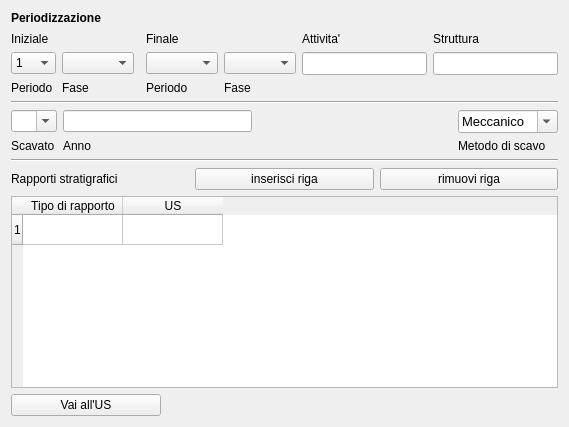
       <widget class="QWidget" name="tab_2">
        <attribute name="title">
         <string>Periodizzazione - Rapporti Stratigrafici</string>
        </attribute>
        <layout class="QGridLayout" name="gridLayout_17">
         <item row="0" column="0">
          <layout class="QVBoxLayout" name="verticalLayout_14">
           <item>
            <layout class="QVBoxLayout" name="verticalLayout_11">
             <item>
              <layout class="QVBoxLayout" name="verticalLayout_10">
               <item>
                <layout class="QVBoxLayout" name="verticalLayout_9">
                 <item>
                  <layout class="QVBoxLayout" name="verticalLayout_8">
                   <item>
                    <layout class="QGridLayout" name="gridLayout_15">
                     <item row="0" column="0" colspan="4">
                      <widget class="QLabel" name="label_12">
                       <property name="font">
                        <font>
                         <weight>75</weight>
                         <bold>true</bold>
                        </font>
                       </property>
                       <property name="text">
                        <string>Periodizzazione </string>
                       </property>
                      </widget>
                     </item>
                     <item row="1" column="0">
                      <widget class="QLabel" name="label_37">
                       <property name="minimumSize">
                        <size>
                         <width>0</width>
                         <height>15</height>
                        </size>
                       </property>
                       <property name="text">
                        <string>Iniziale </string>
                       </property>
                      </widget>
                     </item>
                     <item row="1" column="3">
                      <widget class="QLabel" name="label_14">
                       <property name="minimumSize">
                        <size>
                         <width>0</width>
                         <height>15</height>
                        </size>
                       </property>
                       <property name="text">
                        <string>Finale </string>
                       </property>
                      </widget>
                     </item>
                     <item row="1" column="5">
                      <widget class="QLabel" name="label_18">
                       <property name="minimumSize">
                        <size>
                         <width>0</width>
                         <height>15</height>
                        </size>
                       </property>
                       <property name="text">
                        <string>Attivita'</string>
                       </property>
                      </widget>
                     </item>
                     <item row="1" column="6">
                      <widget class="QLabel" name="label_22">
                       <property name="minimumSize">
                        <size>
                         <width>0</width>
                         <height>15</height>
                        </size>
                       </property>
                       <property name="text">
                        <string>Struttura</string>
                       </property>
                      </widget>
                     </item>
                     <item row="3" column="0">
                      <widget class="QComboBox" name="comboBox_per_iniz">
                       <item>
                        <property name="text">
                         <string>1</string>
                        </property>
                       </item>
                       <item>
                        <property name="text">
                         <string>2</string>
                        </property>
                       </item>
                      </widget>
                     </item>
                     <item row="3" column="5">
                      <widget class="QLineEdit" name="lineEdit_attivita">
                       <property name="minimumSize">
                        <size>
                         <width>0</width>
                         <height>22</height>
                        </size>
                       </property>
                       <property name="font">
                        <font>
                         <pointsize>10</pointsize>
                        </font>
                       </property>
                      </widget>
                     </item>
                     <item row="3" column="6">
                      <widget class="QLineEdit" name="lineEdit_struttura">
                       <property name="minimumSize">
                        <size>
                         <width>0</width>
                         <height>22</height>
                        </size>
                       </property>
                       <property name="font">
                        <font>
                         <pointsize>10</pointsize>
                        </font>
                       </property>
                      </widget>
                     </item>
                     <item row="4" column="0">
                      <widget class="QLabel" name="label_24">
                       <property name="text">
                        <string>Periodo </string>
                       </property>
                      </widget>
                     </item>
                     <item row="4" column="1">
                      <widget class="QLabel" name="label_16">
                       <property name="text">
                        <string>Fase </string>
                       </property>
                      </widget>
                     </item>
                     <item row="4" column="3">
                      <widget class="QLabel" name="label_10">
                       <property name="text">
                        <string>Periodo </string>
                       </property>
                      </widget>
                     </item>
                     <item row="4" column="4">
                      <widget class="QLabel" name="label_32">
                       <property name="text">
                        <string>Fase </string>
                       </property>
                      </widget>
                     </item>
                     <item row="3" column="1">
                      <widget class="QComboBox" name="comboBox_fas_iniz"/>
                     </item>
                     <item row="3" column="3">
                      <widget class="QComboBox" name="comboBox_per_fin"/>
                     </item>
                     <item row="3" column="4">
                      <widget class="QComboBox" name="comboBox_fas_fin"/>
                     </item>
                    </layout>
                   </item>
                   <item>
                    <widget class="Line" name="line_2">
                     <property name="orientation">
                      <enum>Qt::Horizontal</enum>
                     </property>
                    </widget>
                   </item>
                  </layout>
                 </item>
                 <item>
                  <layout class="QGridLayout" name="gridLayout_16">
                   <item row="0" column="2">
                    <widget class="QLineEdit" name="lineEdit_anno"/>
                   </item>
                   <item row="0" column="4">
                    <widget class="QComboBox" name="comboBox_metodo">
                     <property name="font">
                      <font>
                       <pointsize>10</pointsize>
                      </font>
                     </property>
                     <property name="editable">
                      <bool>true</bool>
                     </property>
                     <item>
                      <property name="text">
                       <string>Meccanico</string>
                      </property>
                     </item>
                     <item>
                      <property name="text">
                       <string>Stratigrafico</string>
                      </property>
                     </item>
                    </widget>
                   </item>
                   <item row="1" column="4">
                    <widget class="QLabel" name="label_33">
                     <property name="text">
                      <string>Metodo di scavo</string>
                     </property>
                    </widget>
                   </item>
                   <item row="1" column="2">
                    <widget class="QLabel" name="label_17">
                     <property name="text">
                      <string>Anno</string>
                     </property>
                    </widget>
                   </item>
                   <item row="0" column="3">
                    <spacer name="horizontalSpacer_7">
                     <property name="orientation">
                      <enum>Qt::Horizontal</enum>
                     </property>
                     <property name="sizeHint" stdset="0">
                      <size>
                       <width>200</width>
                       <height>20</height>
                      </size>
                     </property>
                    </spacer>
                   </item>
                   <item row="0" column="0">
                    <widget class="QComboBox" name="comboBox_scavato">
                     <property name="editable">
                      <bool>true</bool>
                     </property>
                     <item>
                      <property name="text">
                       <string/>
                      </property>
                     </item>
                     <item>
                      <property name="text">
                       <string>Si</string>
                      </property>
                     </item>
                     <item>
                      <property name="text">
                       <string>No</string>
                      </property>
                     </item>
                    </widget>
                   </item>
                   <item row="1" column="0">
                    <widget class="QLabel" name="label_8">
                     <property name="text">
                      <string>Scavato</string>
                     </property>
                    </widget>
                   </item>
                  </layout>
                 </item>
                </layout>
               </item>
               <item>
                <widget class="Line" name="line_3">
                 <property name="orientation">
                  <enum>Qt::Horizontal</enum>
                 </property>
                </widget>
               </item>
              </layout>
             </item>
             <item>
              <layout class="QHBoxLayout" name="horizontalLayout_4">
               <item>
                <widget class="QLabel" name="label_19">
                 <property name="text">
                  <string>Rapporti stratigrafici</string>
                 </property>
                </widget>
               </item>
               <item>
                <widget class="QPushButton" name="pushButton_insert_row_rapporti">
                 <property name="font">
                  <font>
                   <pointsize>9</pointsize>
                  </font>
                 </property>
                 <property name="text">
                  <string>inserisci riga</string>
                 </property>
                </widget>
               </item>
               <item>
                <widget class="QPushButton" name="pushButton_remove_row_rapporti">
                 <property name="font">
                  <font>
                   <pointsize>9</pointsize>
                  </font>
                 </property>
                 <property name="text">
                  <string>rimuovi riga</string>
                 </property>
                </widget>
               </item>
              </layout>
             </item>
            </layout>
           </item>
           <item>
            <widget class="QTableWidget" name="tableWidget_rapporti">
             <property name="frameShape">
              <enum>QFrame::StyledPanel</enum>
             </property>
             <property name="frameShadow">
              <enum>QFrame::Raised</enum>
             </property>
             <property name="verticalScrollBarPolicy">
              <enum>Qt::ScrollBarAsNeeded</enum>
             </property>
             <property name="horizontalScrollBarPolicy">
              <enum>Qt::ScrollBarAsNeeded</enum>
             </property>
             <property name="editTriggers">
              <set>QAbstractItemView::AnyKeyPressed|QAbstractItemView::DoubleClicked|QAbstractItemView::EditKeyPressed</set>
             </property>
             <property name="selectionMode">
              <enum>QAbstractItemView::SingleSelection</enum>
             </property>
             <property name="selectionBehavior">
              <enum>QAbstractItemView::SelectRows</enum>
             </property>
             <property name="rowCount">
              <number>1</number>
             </property>
             <property name="columnCount">
              <number>2</number>
             </property>
             <row/>
             <column>
              <property name="text">
               <string>Tipo di rapporto</string>
              </property>
             </column>
             <column>
              <property name="text">
               <string>US</string>
              </property>
             </column>
            </widget>
           </item>
           <item>
            <widget class="QPushButton" name="pushButton_go_to_us">
             <property name="maximumSize">
              <size>
               <width>150</width>
               <height>16777215</height>
              </size>
             </property>
             <property name="text">
              <string>Vai all'US</string>
             </property>
            </widget>
           </item>
          </layout>
         </item>
        </layout>
       </widget>
